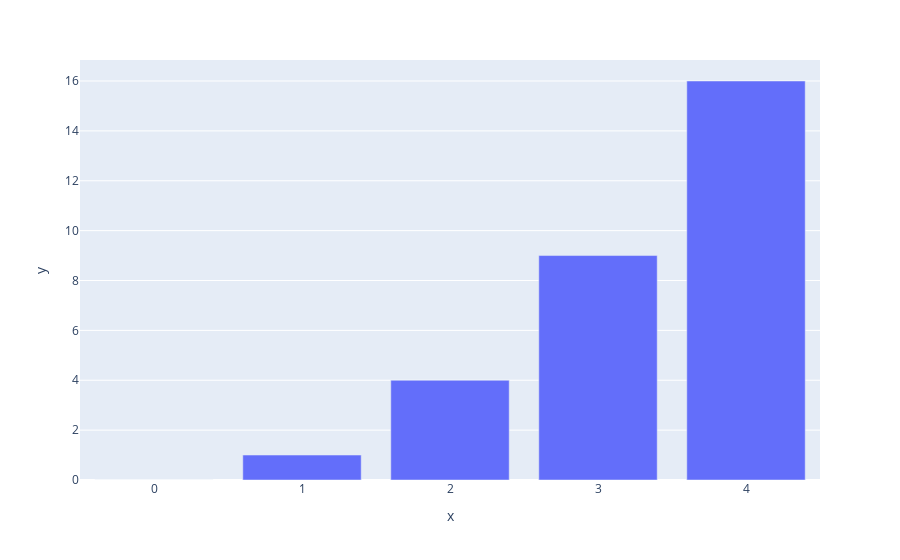

This figure's notebook cell:
### Code cell
# x and y given as array_like objects
import plotly.express as px
#fig = px.line(x=[0, 1, 2, 3, 4], y=[0, 1, 4, 9, 16])
fig = px.bar(x=[0, 1, 2, 3, 4], y=[0, 1, 4, 9, 16])
#fig = px.scatter(x=[0, 1, 2, 3, 4], y=[0, 1, 4, 9, 16])
fig.show()

### Figure 1 — Plotly figure (JSON) as saved in the notebook; plotly's stock layout.template omitted (floating-point values rounded to 4 significant figures)
{"data": [{"alignmentgroup": "True", "hovertemplate": "x=%{x}<br>y=%{y}<extra></extra>", "legendgroup": "", "marker": {"color": "#636efa", "pattern": {"shape": ""}}, "name": "", "offsetgroup": "", "orientation": "v", "showlegend": false, "textposition": "auto", "type": "bar", "x": [0, 1, 2, 3, 4], "xaxis": "x", "y": [0, 1, 4, 9, 16], "yaxis": "y"}], "layout": {"barmode": "relative", "legend": {"tracegroupgap": 0}, "margin": {"t": 60}, "xaxis": {"anchor": "y", "domain": [0, 1], "title": {"text": "x"}}, "yaxis": {"anchor": "x", "domain": [0, 1], "title": {"text": "y"}}}}
